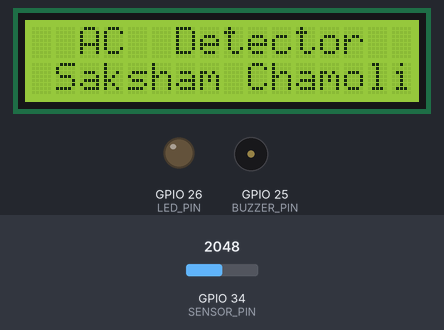
This sketch was run on a simulated ESP32. Shown: 16×2 character LCD, output pins drawn as LEDs (lit = HIGH), buzzer (waves = sounding, pin HIGH). The inputs (shaded band) are chosen by the test bench; at power-on: GPIO 34 (SENSOR_PIN) = 2048. What the sketch prints to the serial monitor is not drawn.

Above: at 0.1 s.
At 2.95 s:
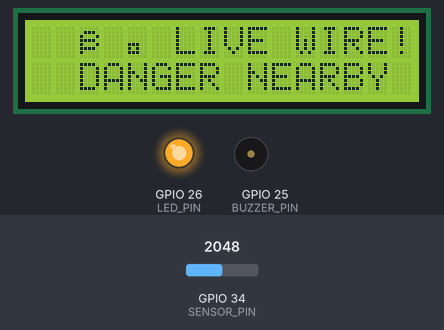
3.4 s: GPIO 34 (SENSOR_PIN) set to 1553
6.4 s: GPIO 34 (SENSOR_PIN) set to 1452
At 7.4 s:
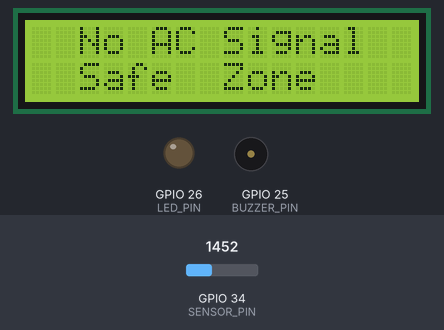
Timing chart, 0 to 9.4 s (numbered marks = the images above; inputs shaded):
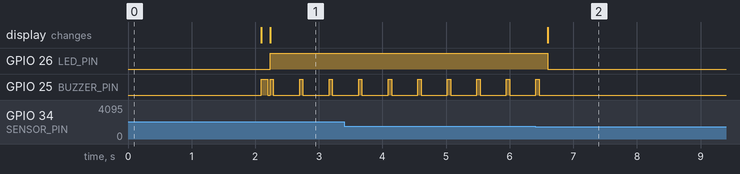

The sketch:

Wireless_AC_Power_Detector.ino
```cpp
/*
 * ============================================================
 *  Wireless AC Power Detector
 *  Author  : Saksham Chamoli
 *  Hardware: ESP32 DevKit v1 + Coil Antenna + NPN Transistor
 *            + 16x2 I2C LCD + Buzzer + LED
 * ============================================================
 *  Principle:
 *    A coil (antenna) placed near a live AC wire picks up the
 *    50Hz electromagnetic field. The weak induced voltage is
 *    amplified by an NPN transistor (BC547) and fed into the
 *    ESP32 ADC pin. High ADC reading = live wire detected.
 *
 *  Wiring:
 *    Coil antenna    --> Transistor Base (via 100k resistor)
 *    Transistor (BC547):
 *      Base           -- 100kΩ -- Coil
 *      Collector      -- 10kΩ  -- 3.3V (pull-up)
 *      Collector      ──────── -- GPIO34 (ADC input)
 *      Emitter        ──────── -- GND
 *
 *    Buzzer (+)       --> GPIO25
 *    Status LED (+)   --> GPIO26 (via 220Ω)
 *    LCD SDA          --> GPIO21
 *    LCD SCL          --> GPIO22
 *
 *  ⚠️ This is a NON-CONTACT detector — it detects the
 *     electromagnetic field only. Do NOT touch live wires.
 * ============================================================
 */

#include <Wire.h>
#include <LiquidCrystal_I2C.h>

// ── Pin Definitions ──────────────────────────────────────────
#define SENSOR_PIN   34   // ADC input from transistor collector
#define BUZZER_PIN   25   // Piezo buzzer
#define LED_PIN      26   // Status LED

// ── Thresholds ────────────────────────────────────────────────
// Adjust DETECTION_THRESHOLD based on your coil sensitivity
// Higher value = needs stronger field (less sensitive)
#define DETECTION_THRESHOLD  1500   // ADC value out of 4095
#define NUM_SAMPLES          20     // Samples averaged per reading

// ── LCD ───────────────────────────────────────────────────────
LiquidCrystal_I2C lcd(0x27, 16, 2);

// ── State ─────────────────────────────────────────────────────
bool lastState     = false;
bool currentState  = false;
unsigned long lastBeep = 0;

// ── Read average ADC ──────────────────────────────────────────
int readAveraged() {
  long sum = 0;
  for (int i = 0; i < NUM_SAMPLES; i++) {
    sum += analogRead(SENSOR_PIN);
    delayMicroseconds(200);
  }
  return (int)(sum / NUM_SAMPLES);
}

// ── Setup ────────────────────────────────────────────────────
void setup() {
  Serial.begin(115200);

  pinMode(BUZZER_PIN, OUTPUT);
  pinMode(LED_PIN,    OUTPUT);
  analogSetAttenuation(ADC_11db);  // For full 0–3.3V ADC range

  lcd.init();
  lcd.backlight();
  lcd.setCursor(0, 0);
  lcd.print("  AC  Detector  ");
  lcd.setCursor(0, 1);
  lcd.print(" Saksham Chamoli");
  delay(2000);
  lcd.clear();

  // Startup beep
  digitalWrite(BUZZER_PIN, HIGH);
  delay(100);
  digitalWrite(BUZZER_PIN, LOW);

  Serial.println("Wireless AC Power Detector Ready.");
  Serial.println("Bring near a live wire to detect...");
}

// ── Main Loop ────────────────────────────────────────────────
void loop() {
  int adcValue = readAveraged();
  currentState = (adcValue > DETECTION_THRESHOLD);

  // Serial output
  Serial.printf("ADC: %4d | %s\n", adcValue,
    currentState ? "LIVE DETECTED ⚡" : "No Signal");

  // LCD update
  lcd.setCursor(0, 0);
  if (currentState) {
    lcd.print("  ⚡ LIVE WIRE! ");
    lcd.setCursor(0, 1);
    lcd.print("  DANGER NEARBY ");
    digitalWrite(LED_PIN, HIGH);

    // Buzz every 300ms while live wire detected
    if (millis() - lastBeep > 300) {
      digitalWrite(BUZZER_PIN, HIGH);
      delay(50);
      digitalWrite(BUZZER_PIN, LOW);
      lastBeep = millis();
    }

  } else {
    lcd.print("  No AC Signal  ");
    lcd.setCursor(0, 1);
    lcd.print("  Safe  Zone    ");
    digitalWrite(LED_PIN,    LOW);
    digitalWrite(BUZZER_PIN, LOW);
  }

  // Print state change to Serial
  if (currentState != lastState) {
    if (currentState) {
      Serial.println(">>> LIVE AC WIRE DETECTED <<<");
    } else {
      Serial.println(">>> Signal Lost <<<");
    }
    lastState = currentState;
  }

  delay(100);
}
```

Measured:
- the behaviour switches between 1501 and 1500 on GPIO 34 (SENSOR_PIN) (found by bisection; images 1 and 2)
- after the input at 6.4 s, GPIO 26 (LED_PIN): HIGH → LOW after 0.20 s; GPIO 25 (BUZZER_PIN): goes on until 6.5 s, then stays LOW; the display: changes after 0.20 s (image 2)
- by itself, GPIO 25 (BUZZER_PIN): alternates HIGH for 0.05 s and LOW for 0.41 s
